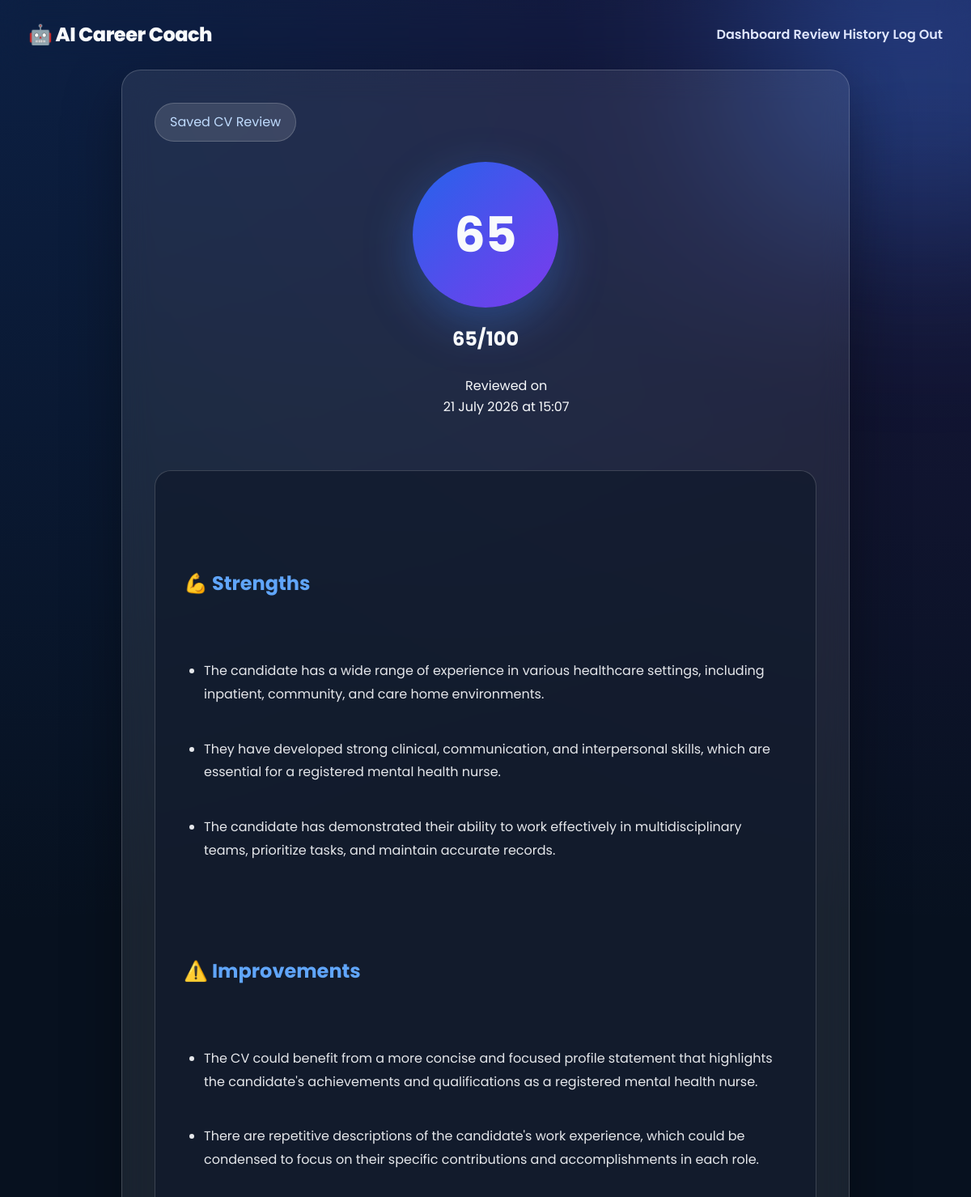
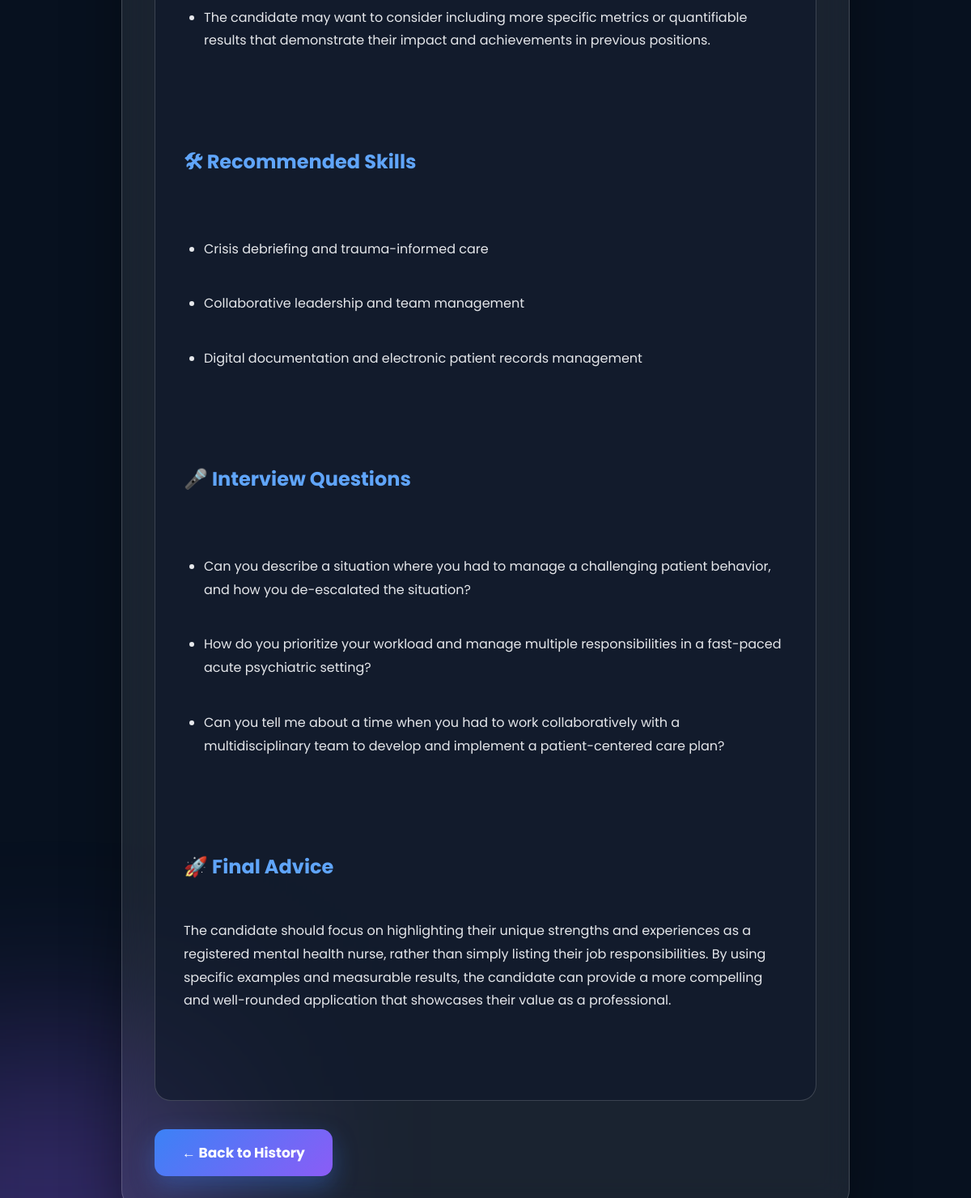
Page /history/2 (signed in) on the committed database (2 pictures, top to bottom).
### models.py (models this page shows)
class Review(db.Model):
    id = db.Column(
        db.Integer,
        primary_key=True,
    )
    score = db.Column(
        db.Integer,
        nullable=False,
    )
    feedback = db.Column(
        db.Text,
        nullable=False,
    )
    created_at = db.Column(
        db.DateTime,
        default=db.func.current_timestamp(),
        nullable=False,
    )
    user_id = db.Column(
        db.Integer,
        db.ForeignKey("user.id"),
        nullable=False,
    )

### app.py (the view)
@app.route("/history/<int:review_id>")
@login_required
def view_review(review_id):
    review = Review.query.filter_by(
        id=review_id,
        user_id=current_user.id,
    ).first_or_404()
    return render_template(
        "saved_review.html",
        review=review,
    )

### app.py (called while the page is built)
@login_manager.user_loader
def load_user(user_id):
    return db.session.get(User, int(user_id))

### saved_review.html (shortened to what this page needs)
<!DOCTYPE html>
<html lang="en">
<head>
    <link
        rel="stylesheet"
        href="{{ url_for('static', filename='style.css') }}"
    >
</head>
<body>
<nav>
    <h2>🤖 AI Career Coach</h2>
    <div>
        <a href="/dashboard">Dashboard</a>
        <a href="/history">Review History</a>
        <a href="/logout">Log Out</a>
    </div>
</nav>
<section class="form-section">
    <span class="badge">Saved CV Review</span>
    <div class="score-dashboard">
        <div class="score-circle">
            {{ review.score }}
        </div>
        <h1>{{ review.score }}/100</h1>
        <p>
            Reviewed on
            {{ review.created_at.strftime("%d %B %Y at %H:%M") }}
        </p>
    </div>
    <div class="feedback-box">
        {{ review.feedback | safe }}
    </div>
    <a href="/history">
        <button>← Back to History</button>
    </a>
</section>
</body>
</html>

### static/style.css (style rules this page uses)
:root { --primary:#16a34a; --primary-dark:#15803d; --secondary:#2563eb; --background:#f8fafc; --surface:#ffffff; --text:#111827; --text-light:#6b7280; --border:#e5e7eb; --shadow:0 10px 35px rgba(0,0,0,.08); --radius:18px; --transition:.3s ease; }
* { box-sizing: border-box; font-family: "Inter", sans-serif; }
* { margin: 0; padding: 0; box-sizing: border-box; font-family: 'Poppins', sans-serif; }
body { margin: 0; background: var(--background); color: var(--text); line-height: 1.6; }
nav { max-width: 1200px; margin: 0 auto; padding: 24px 35px; display: flex; justify-content: space-between; align-items: center; }
nav h2 { font-size: 24px; font-weight: 800; letter-spacing: -0.5px; }
nav a { color: #e0e7ff; text-decoration: none; font-weight: 600; transition: 0.2s ease; }
.badge { display: inline-block; background: rgba(255,255,255,0.12); padding: 10px 18px; border-radius: 999px; color: #bfdbfe; margin-bottom: 25px; border: 1px solid rgba(255,255,255,0.18); }
button { margin-top: 35px; padding: 16px 34px; border: none; border-radius: 14px; background: linear-gradient(135deg, #3b82f6, #8b5cf6); color: white; font-size: 17px; font-weight: bold; cursor: pointer; }
a { text-decoration: none; }
pre, p { white-space: pre-wrap; }
.form-section { max-width: 900px; margin: 0 auto 80px; padding: 40px; background: rgba(255,255,255,0.08); border: 1px solid rgba(255,255,255,0.18); border-radius: 24px; backdrop-filter: blur(18px); }
.feedback-box { background: rgba(15, 23, 42, 0.65); border: 1px solid rgba(255,255,255,0.18); border-radius: 20px; padding: 35px; color: #e5e7eb; line-height: 1.8; font-size: 16px; white-space: pre-wrap; }
body::before { content: ""; position: fixed; top: -150px; right: -150px; width: 420px; height: 420px; background: rgba(59, 130, 246, 0.35); filter: blur(120px); z-index: -1; }
body::after { content: ""; position: fixed; bottom: -150px; left: -150px; width: 420px; height: 420px; background: rgba(139, 92, 246, 0.35); filter: blur(120px); z-index: -1; }
.ai-card, .feature-card, .card, .form-section { box-shadow: 0 25px 70px rgba(0, 0, 0, 0.35); }
button { box-shadow: 0 12px 30px rgba(59, 130, 246, 0.35); }
nav { position: sticky; top: 0; z-index: 10; backdrop-filter: blur(20px); }
.feedback-box h1, .feedback-box h2, .feedback-box h3 { color: #60a5fa; margin-top: 25px; margin-bottom: 15px; }
.feedback-box ul { margin-left: 25px; margin-bottom: 20px; }
.feedback-box li { margin-bottom: 10px; }
.feedback-box p { margin-bottom: 15px; color: #e5e7eb; }
.score-dashboard { text-align:center; margin-bottom:40px; }
.score-circle { width:180px; height:180px; margin:0 auto 20px; border-radius:50%; display:flex; justify-content:center; align-items:center; font-size:60px; font-weight:bold; background:linear-gradient(135deg,#2563eb,#7c3aed); box-shadow:0 20px 60px rgba(59,130,246,.35); }
body { background: radial-gradient(circle at top left, rgba(37, 99, 235, 0.18), transparent 35%), radial-gradient(circle at top right, rgba(124, 58, 237, 0.16), transparent 35%), #07111f; color: #f8fafc; }

### rows in the picture
Review: score "65", created_at "21 July 2026 at 15:07", feedback "💪 Strengths The candidate has a wide range of experience in various healthcare settings, including inpatient, community, and care home environments. They have developed strong clinical, communication, and interpersonal skills, which are essential for a registered mental health nurse. The candidate has demonstrated their ability to work effectively in multidisciplinary teams, prioritize tasks, and maintain accurate records. ⚠️ Improvements The CV could benefit from a more concise and focused profile statement that highlights the candidate's achievements and qualifications as a registered mental health nurse. There are repetitive descriptions of the candidate's work experience, which could be…"
